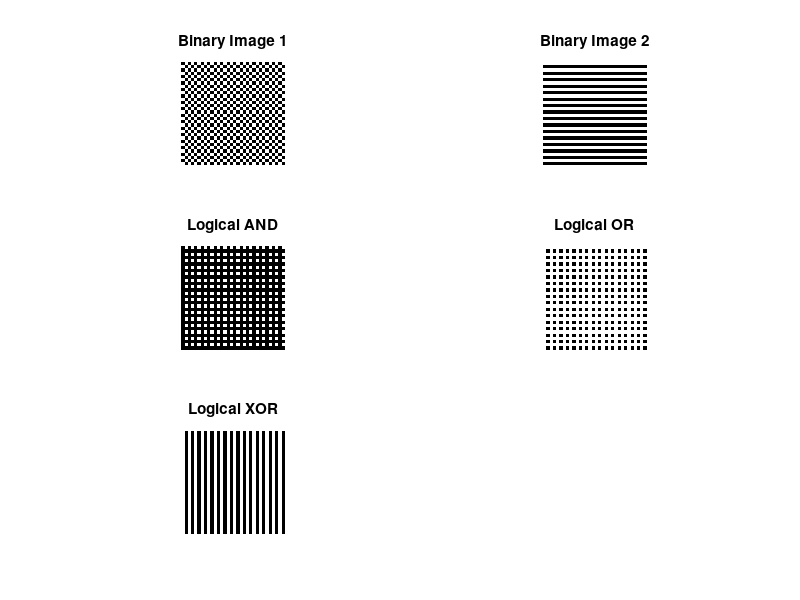

This figure's MATLAB source:
clc;
close all;
clear all;

for i=1:32
for j=1:32
if((rem((i+j),2)==0))
g(i,j) = 0;
else
g(i,j) = 1;
end
end
end
figure,
subplot(3,2,1);
imshow(g);
title('Binary Image 1');

%Image 2

for i=1:32
for j=1:32
if(rem(i,2)==1)
h(i,j) = 1;
else
h(i,j) = 0;
end
end
end

subplot(3,2,2);
imshow(h);
title('Binary Image 2');


i = g & h;
subplot(3,2,3);
imshow(i);
title('Logical AND');

j = g | h;
subplot(3,2,4);
imshow(j);
title('Logical OR');

k = xor(g,h);
subplot(3,2,5);
imshow(k);
title('Logical XOR');
